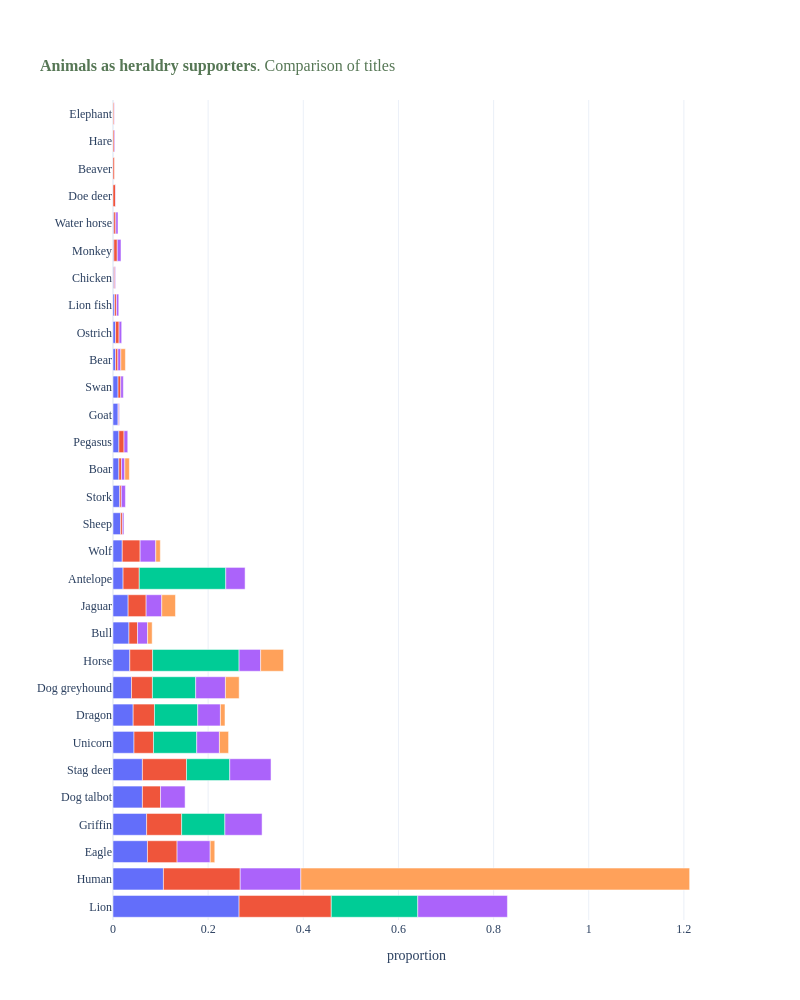

The code cell stored with this chart in its notebook:
### Code cell
plot = get_plot(chart_type='bar', title=f"<br><span style='color:{'#567755'}'><b>Animals as heraldry supporters</b>. Comparison of titles</span>",
                data=labels_per_work, x='proportion', y='label',
                x_name="proportion", y_name="", group="work_id",
                hovertemplate="%{x}<br>%{y}", barmode='relative', height=1000)

plot.show()

### Figure 1 — Plotly figure (JSON) as saved in the notebook; plotly's stock layout.template omitted (floating-point values rounded to 4 significant figures)
{"data": [{"hovertemplate": "%{x}<br>%{y}", "legendgroup": "1576-british compendium", "marker": {"color": "#636efa", "pattern": {"shape": ""}}, "name": "1576-british compendium", "orientation": "h", "showlegend": true, "textposition": "auto", "type": "bar", "x": [0.265, 0.106, 0.07244, 0.07067, 0.06184, 0.06184, 0.04417, 0.0424, 0.03887, 0.03534, 0.03357, 0.0318, 0.0212, 0.01943, 0.0159, 0.01413, 0.01237, 0.01237, 0.0106, 0.0106, 0.0053, 0.0053, 0.003534, 0.001767, 0.001767, 0.001767], "xaxis": "x", "y": ["Lion", "Human", "Eagle", "Griffin", "Dog talbot", "Stag deer", "Unicorn", "Dragon", "Dog greyhound", "Horse", "Bull", "Jaguar", "Antelope", "Wolf", "Sheep", "Stork", "Boar", "Pegasus", "Goat", "Swan", "Bear", "Ostrich", "Lion fish", "Chicken", "Monkey", "Water horse"], "yaxis": "y"}, {"hovertemplate": "%{x}<br>%{y}", "legendgroup": "3098-kearsleys complete peerage of england scotland and ireland together with extinct peerage of three kingdoms", "marker": {"color": "#EF553B", "pattern": {"shape": ""}}, "name": "3098-kearsleys complete peerage of england scotland and ireland together with extinct peerage of three kingdoms", "orientation": "h", "showlegend": true, "textposition": "auto", "type": "bar", "x": [0.1938, 0.1614, 0.09266, 0.07362, 0.06229, 0.04788, 0.04479, 0.04402, 0.04093, 0.0381, 0.03784, 0.03758, 0.03398, 0.01802, 0.01081, 0.007465, 0.007207, 0.005663, 0.005405, 0.005405, 0.004891, 0.004118, 0.003861, 0.003861, 0.003346, 0.002831, 0.002574, 0.002059, 0.002059, 0.001544], "xaxis": "x", "y": ["Lion", "Human", "Stag deer", "Griffin", "Eagle", "Horse", "Dragon", "Dog greyhound", "Unicorn", "Dog talbot", "Jaguar", "Wolf", "Antelope", "Bull", "Pegasus", "Ostrich", "Monkey", "Swan", "Boar", "Doe deer", "Bear", "Water horse", "Lion fish", "Sheep", "Stork", "Beaver", "Hare", "Chicken", "Elephant", "Goat"], "yaxis": "y"}, {"hovertemplate": "%{x}<br>%{y}", "legendgroup": "50365-grammar of heraldry or gentlemans vade mecum in which are laid down most plain and easy rules for more perfect understanding of that noble science than have ever hitherto been extant", "marker": {"color": "#00cc96", "pattern": {"shape": ""}}, "name": "50365-grammar of heraldry or gentlemans vade mecum in which are laid down most plain and easy rules for more perfect understanding of that noble science than have ever hitherto been extant", "orientation": "h", "showlegend": true, "textposition": "auto", "type": "bar", "x": [0.1818, 0.1818, 0.1818, 0.09091, 0.09091, 0.09091, 0.09091, 0.09091], "xaxis": "x", "y": ["Antelope", "Horse", "Lion", "Dog greyhound", "Dragon", "Griffin", "Stag deer", "Unicorn"], "yaxis": "y"}, {"hovertemplate": "%{x}<br>%{y}", "legendgroup": "X-heraldry in miniature", "marker": {"color": "#ab63fa", "pattern": {"shape": ""}}, "name": "X-heraldry in miniature", "orientation": "h", "showlegend": true, "textposition": "auto", "type": "bar", "x": [0.1884, 0.1274, 0.08679, 0.07819, 0.06959, 0.06255, 0.0516, 0.04769, 0.04769, 0.04535, 0.04066, 0.03284, 0.03284, 0.02111, 0.0086, 0.007819, 0.007819, 0.007037, 0.006255, 0.005473, 0.005473, 0.004691, 0.004691, 0.003127, 0.001564, 0.001564, 0.001564, 0.0007819, 0.0007819], "xaxis": "x", "y": ["Lion", "Human", "Stag deer", "Griffin", "Eagle", "Dog greyhound", "Dog talbot", "Dragon", "Unicorn", "Horse", "Antelope", "Jaguar", "Wolf", "Bull", "Stork", "Monkey", "Pegasus", "Boar", "Bear", "Ostrich", "Swan", "Lion fish", "Water horse", "Sheep", "Chicken", "Goat", "Hare", "Doe deer", "Elephant"], "yaxis": "y"}, {"hovertemplate": "%{x}<br>%{y}", "legendgroup": "X-the heraldry of nature", "marker": {"color": "#FFA15A", "pattern": {"shape": ""}}, "name": "X-the heraldry of nature", "orientation": "h", "showlegend": true, "textposition": "auto", "type": "bar", "x": [0.8173, 0.04808, 0.02885, 0.02885, 0.01923, 0.009615, 0.009615, 0.009615, 0.009615, 0.009615, 0.009615], "xaxis": "x", "y": ["Human", "Horse", "Dog greyhound", "Jaguar", "Unicorn", "Bear", "Boar", "Bull", "Dragon", "Eagle", "Wolf"], "yaxis": "y"}], "layout": {"barmode": "relative", "coloraxis": {"showscale": false}, "font": {"family": "Futura"}, "height": 1000, "legend": {"title": {"text": "work_id"}, "tracegroupgap": 0}, "paper_bgcolor": "#FFFFFF", "plot_bgcolor": "#FFFFFF", "showlegend": false, "title": {"font": {"size": 16}, "text": "<br><span style='color:#567755'><b>Animals as heraldry supporters</b>. Comparison of titles</span>"}, "width": 800, "xaxis": {"anchor": "y", "domain": [0, 1], "title": {"text": "proportion"}}, "yaxis": {"anchor": "x", "domain": [0, 1], "title": {"text": ""}}}}
